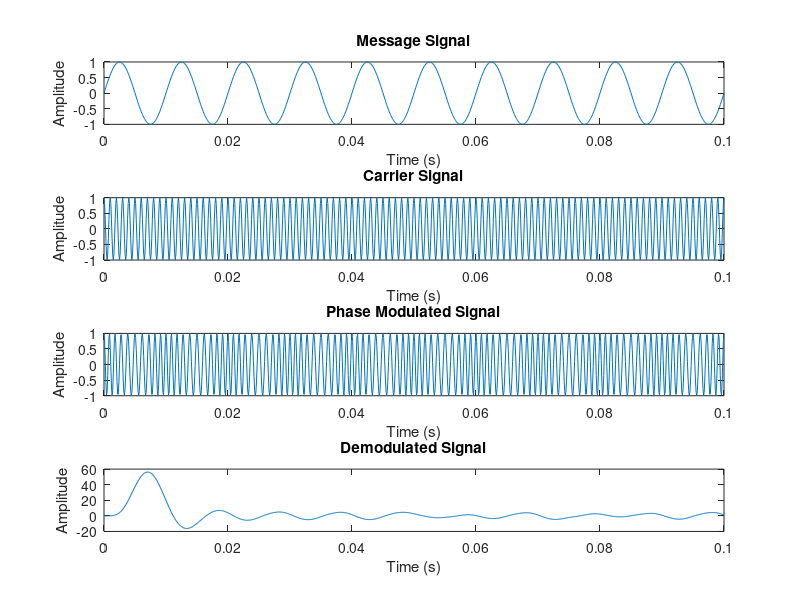

The MATLAB source for this figure:
fs = 10000; % Sampling frequency in Hz
t = 0:1/fs:0.1; % Time vector
fc = 1000; % Carrier frequency in Hz
fm = 100; % Message frequency in Hz
Am = 1; % Amplitude of the message signal

% Message Signal
message = Am * sin(2 * pi * fm * t);

% Carrier Signal
Ac = 1; % Amplitude of the carrier
carrier = Ac * cos(2 * pi * fc * t);

% Phase Modulation
kp = pi / 2; % Phase sensitivity (modulation index)
modulated_signal = Ac * cos(2 * pi * fc * t + kp * message);

% Demodulation (Extract the phase variation)
demodulated_signal = diff(unwrap(angle(modulated_signal))) * fs / (2 * pi);
demodulated_signal = [demodulated_signal, 0]; % Match the signal length
[b, a] = butter(6, fm/(fs/2), 'low'); % Low-pass filter to remove high-frequency components
demodulated_signal_filtered = filter(b, a, demodulated_signal);

% Plotting
figure;

% Message Signal
subplot(4, 1, 1);
plot(t, message);
title('Message Signal');
xlabel('Time (s)');
ylabel('Amplitude');

% Carrier Signal
subplot(4, 1, 2);
plot(t, carrier);
title('Carrier Signal');
xlabel('Time (s)');
ylabel('Amplitude');

% Phase Modulated Signal
subplot(4, 1, 3);
plot(t, modulated_signal);
title('Phase Modulated Signal');
xlabel('Time (s)');
ylabel('Amplitude');

% Demodulated Signal
subplot(4, 1, 4);
plot(t, demodulated_signal_filtered);
title('Demodulated Signal');
xlabel('Time (s)');
ylabel('Amplitude');
